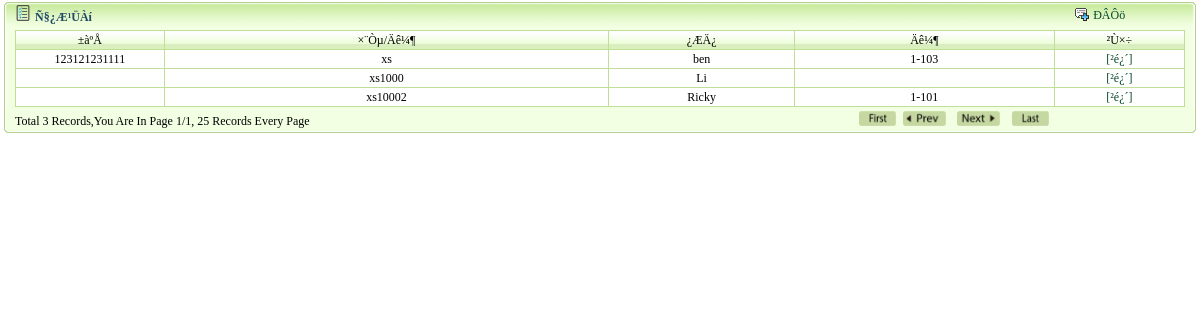
The page /sys/tab/subject_message.php (signed in) on the database as committed earlier.
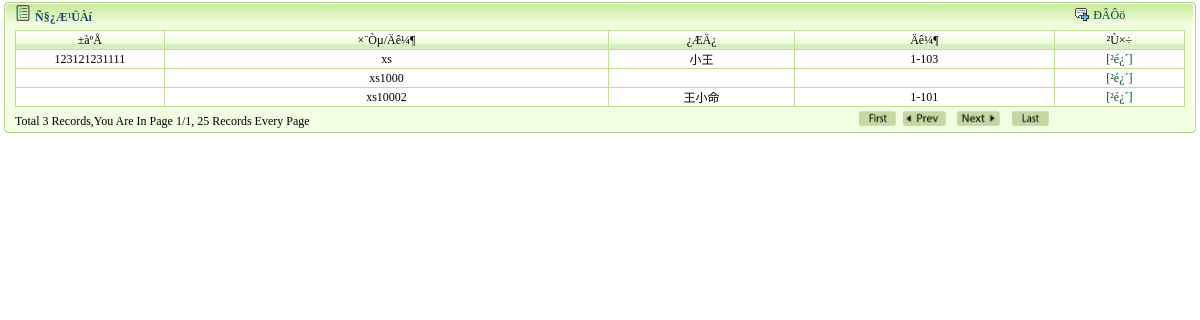
The same page on the database as committed later.
### tables this page shows
CREATE TABLE IF NOT EXISTS `student` (
  `id` int(4) NOT NULL AUTO_INCREMENT,
  `user_id` int(4) NOT NULL,
  `studentcode` varchar(50) NOT NULL,
  `studentno` varchar(50) NOT NULL,
  `name` varchar(80) NOT NULL,
  `grade` int(4) NOT NULL,
  `telehpon` bigint(25) NOT NULL DEFAULT '0',
  `homeadd` varchar(200) NOT NULL,
  `postaladdress` varchar(200) NOT NULL,
  `address` varchar(200) NOT NULL,
  PRIMARY KEY (`id`)
);

CREATE TABLE IF NOT EXISTS `grade` (
  `id` int(4) NOT NULL AUTO_INCREMENT,
  `gname` varchar(200) NOT NULL,
  PRIMARY KEY (`id`)
);

### sys/tab/pageft.php (called while the page is built, shortened)
<?php
if(!function_exists(pageft)){
	function pageft($totle,$displaypg=20,$url=''){
		global $page,$firstcount,$pagenav,$_SERVER,$page_nav,$page_first,$page_up,$page_next,$page_last;
		if(!$page) $page=1;
		$lastpg=ceil($totle/$displaypg);
		$page=min($lastpg,$page);
		if($page==0){
			$firstcount=$page*$displaypg;
		}else {
			$firstcount=($page-1)*$displaypg;
		}
	}
}
?>

### sys/tab/subject_message.php (the view, shortened to what the changed rows need)
<!DOCTYPE html PUBLIC "-//W3C//DTD XHTML 1.0 Transitional//EN" "http://www.w3.org/TR/xhtml1/DTD/xhtml1-transitional.dtd">
<html xmlns="http://www.w3.org/1999/xhtml">
<head>
</head>
<body>
<table width="100%" border="0" align="center" cellpadding="0" cellspacing="0">
  <tr>
    <td><table width="100%" border="0" cellspacing="0" cellpadding="0">
      <tr>
        <td bgcolor="#f3ffe3"><table width="99%" border="0" align="center" cellpadding="0" cellspacing="1" bgcolor="#c0de98" onmouseover="changeto()"  onmouseout="changeback()">
           <?php
            $page=$_GET['page'];
			include_once 'pageft.php';
			$result=mysql_query("select * from student limit $firstcount,$displaypg" );
			while($row=mysql_fetch_row($result)){
			$gname = "select * from grade where id=".$row[5];
	    	$gresult = mysql_query($gname);
	    	$grow = mysql_fetch_row($gresult);
			 echo "
			 	<tr>
			  	<td height='18' bgcolor='#FFFFFF' class='STYLE2'><div align='center' class='STYLE2 STYLE1'>$row[2]</div></td>
	            <td height='18' bgcolor='#FFFFFF'><div align='center' class='STYLE2 STYLE1'>$row[3]</div></td>
	            <td height='18' bgcolor='#FFFFFF'><div align='center' class='STYLE2 STYLE1'>$row[4]</div></td>
	            <td height='18' bgcolor='#FFFFFF'><div align='center' class='STYLE2 STYLE1' >$grow[1]</div></td>
	            <td height='18' bgcolor='#FFFFFF'><div align='center' ><a href='javascript:void(0);' onclick='chack_jbxx(".$row[0].")' >[²é¿´]</a></div></td>
	            </tr>
	          ";
			}
          ?>
        </table></td>
      </tr>
    </table></td>
  </tr>
</table>
</body>
</html>

Rows that differ between the two databases and show on the page:
changed student "xs": name "ben" → "小王"
changed student "xs1000": name "Li" → (not shown)
changed student "xs10002": name "Ricky" → "王小命"
